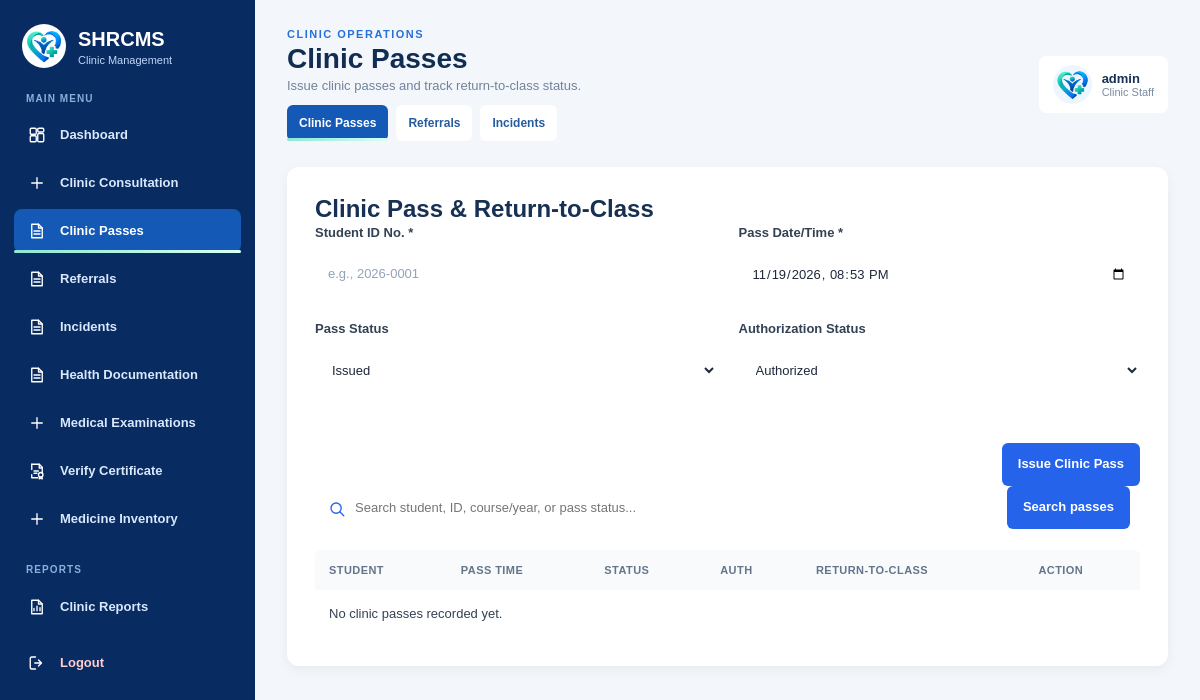
Page /php/Staff_Dashboard/clinic_operations.php (signed in) on the earlier database version.
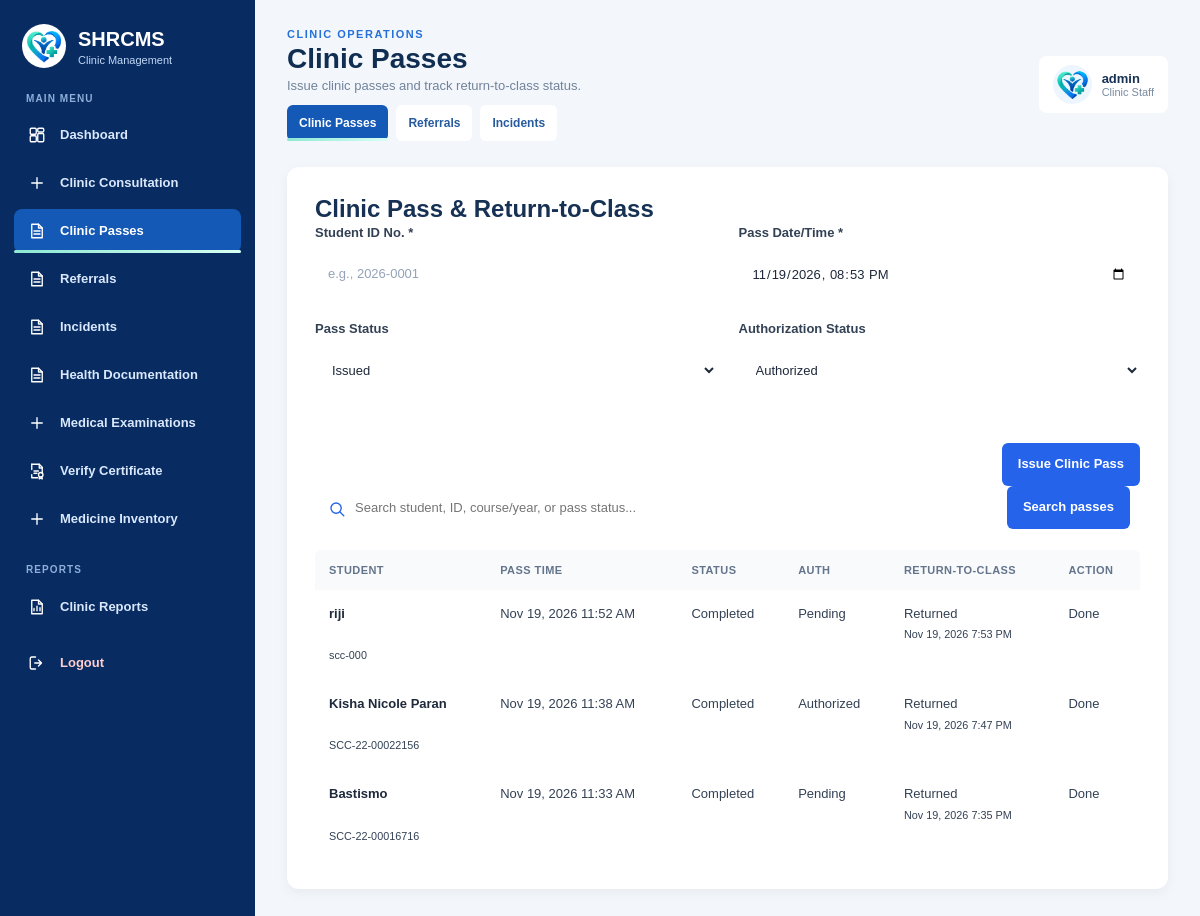
Same page on the later database version.
### tables this page shows
CREATE TABLE `clinic_passes` (
  `id` int NOT NULL,
  `student_id_no` varchar(50) NOT NULL,
  `pass_date` datetime NOT NULL,
  `pass_status` varchar(50) NOT NULL DEFAULT 'Issued',
  `authorization_status` varchar(50) NOT NULL DEFAULT 'Authorized',
  `return_status` varchar(50) NOT NULL DEFAULT 'Pending',
  `returned_at` datetime DEFAULT NULL,
  `teacher_confirmed_return_at` datetime DEFAULT NULL,
  `return_confirmed_by_teacher_id` int DEFAULT NULL,
  `issued_by_staff_id` int DEFAULT NULL,
  `created_at` timestamp NOT NULL DEFAULT CURRENT_TIMESTAMP
);

CREATE TABLE `students` (
  `id` int NOT NULL,
  `student_id_no` varchar(50) NOT NULL,
  `fullname` varchar(100) NOT NULL,
  `age` int DEFAULT NULL,
  `gender` varchar(20) DEFAULT NULL,
  `course_year` varchar(50) DEFAULT NULL,
  `contact` varchar(20) DEFAULT NULL,
  `allergies` text,
  `known_conditions` text,
  `created_at` timestamp NOT NULL DEFAULT CURRENT_TIMESTAMP,
  `user_id` int DEFAULT NULL,
  `email` varchar(100) DEFAULT NULL,
  `id_document` varchar(255) DEFAULT NULL,
  `password` varchar(255) DEFAULT NULL,
  `medical_history` text,
  `current_medications` text,
  `immunization_information` text,
  `emergency_contact_name` varchar(100) DEFAULT NULL,
  `emergency_contact_relationship` varchar(50) DEFAULT NULL,
  `emergency_contact_number` varchar(20) DEFAULT NULL
);

### php/Staff_Dashboard/clinic_operations.php (the view, shortened to what this page needs)
<?php
require_once __DIR__ . '/../db.php';
$conn->set_charset('utf8mb4');
function e($value): string
{
    return htmlspecialchars((string)($value ?? ''), ENT_QUOTES, 'UTF-8');
}
$csrf = $_SESSION['ops_csrf'];
$staffName = $_SESSION['admin_username'] ?? 'Clinic Staff';
$message = trim((string)($_GET['message'] ?? ''));
$view = (string)($_GET['view'] ?? 'passes');
$search = is_string($_GET['search'] ?? null) ? trim($_GET['search']) : '';
$search = mb_substr($search, 0, 100);
$searchPattern = '%' . $search . '%';
$passes = [];
try {
    $passStmt = $conn->prepare(
        "SELECT p.*, s.fullname, s.course_year
         FROM clinic_passes p
         LEFT JOIN students s ON s.student_id_no = p.student_id_no
         WHERE (? = '' OR p.student_id_no LIKE ? OR s.fullname LIKE ?
                OR s.course_year LIKE ? OR p.pass_status LIKE ?
                OR p.authorization_status LIKE ? OR p.return_status LIKE ?)
         ORDER BY p.pass_date DESC, p.id DESC LIMIT 30"
    );
    $passStmt->bind_param(
        'sssssss',
        $search,
        $searchPattern,
        $searchPattern,
        $searchPattern,
        $searchPattern,
        $searchPattern,
        $searchPattern
    );
    $passStmt->execute();
    $passes = $passStmt->get_result()->fetch_all(MYSQLI_ASSOC);
} catch (Throwable $ex) {
    error_log('Clinic operations fetch error: ' . $ex->getMessage());
    $message = $message ?: 'Some operational tables are not yet initialized in the database.';
    $messageType = 'error';
}
?>
<!DOCTYPE html>
<html lang="en">
<head>
    <link rel="stylesheet" href="../../css/Shared/style.css?v=20261114-icons">
    <link rel="stylesheet" href="../../css/Staff/staff-dashboard.css?v=20261115-staff-admin-alignment">
    <link rel="stylesheet" href="../../css/Staff/consultation.css?v=20261114-icons">
</head>
<body class="staff-dashboard-body">
    <aside class="staff-sidebar">
        <a href="staff_dashboard.php" class="staff-brand">
            <img src="../../image/logo2.png" alt="SHRCMS Logo">
            <div><h2>SHRCMS</h2><p>Clinic Management</p></div>
        </a>
        <p class="sidebar-label">MAIN MENU</p>
        <nav class="staff-nav">
            <a href="staff_dashboard.php"><span><img class="ui-icon" src="../../image/icon-dashboard.svg" alt="" aria-hidden="true"></span> Dashboard</a>
            <a href="clinic_consultation.php"><span><img class="ui-icon" src="../../image/icon-medical.svg" alt="" aria-hidden="true"></span> Clinic Consultation</a>
            <a href="clinic_operations.php?view=passes" class="<?= $view === 'passes' ? 'active' : '' ?>"><span><img class="ui-icon" src="../../image/icon-document.svg" alt="" aria-hidden="true"></span> Clinic Passes</a>
            <a href="clinic_operations.php?view=referrals" class="<?= $view === 'referrals' ? 'active' : '' ?>"><span><img class="ui-icon" src="../../image/icon-document.svg" alt="" aria-hidden="true"></span> Referrals</a>
            <a href="clinic_operations.php?view=incidents" class="<?= $view === 'incidents' ? 'active' : '' ?>"><span><img class="ui-icon" src="../../image/icon-document.svg" alt="" aria-hidden="true"></span> Incidents</a>
            <a href="health_documentation.php"><span><img class="ui-icon" src="../../image/icon-document.svg" alt="" aria-hidden="true"></span> Health Documentation</a>
            <a href="medical_examinations.php"><span><img class="ui-icon" src="../../image/icon-medical.svg" alt="" aria-hidden="true"></span> Medical Examinations</a>
            <a href="scan_medical_certificate.php"><span><img class="ui-icon" src="../../image/icon-certificate.svg" alt="" aria-hidden="true"></span> Verify Certificate</a>
            <a href="medicine_inventory.php"><span><img class="ui-icon" src="../../image/icon-medical.svg" alt="" aria-hidden="true"></span> Medicine Inventory</a>
            <p class="sidebar-label">REPORTS</p>
            <a href="clinic_reports.php"><span><img class="ui-icon" src="../../image/icon-reports.svg" alt="" aria-hidden="true"></span> Clinic Reports</a>
            <a href="../logout.php" class="logout-link"><span><img class="ui-icon" src="../../image/icon-logout.svg" alt="" aria-hidden="true"></span> Logout</a>
        </nav>
    </aside>
    <main class="staff-main">
        <header class="staff-header">
            <div>
                <p class="page-eyebrow">CLINIC OPERATIONS</p>
                <h1><?= $view === 'passes' ? 'Clinic Passes' : ($view === 'referrals' ? 'Clinic Referrals' : 'Incident &amp; First-Aid') ?></h1>
                <p class="header-subtitle"><?= $view === 'passes' ? 'Issue clinic passes and track return-to-class status.' : ($view === 'referrals' ? 'Manage external referrals and follow-up actions.' : 'Document campus incidents and first-aid care.') ?></p>
                <nav class="clinic-operation-header-actions" aria-label="Clinic operation sections">
                    <a href="clinic_operations.php?view=passes" class="<?= $view === 'passes' ? 'active' : '' ?>">Clinic Passes</a>
                    <a href="clinic_operations.php?view=referrals" class="<?= $view === 'referrals' ? 'active' : '' ?>">Referrals</a>
                    <a href="clinic_operations.php?view=incidents" class="<?= $view === 'incidents' ? 'active' : '' ?>">Incidents</a>
                </nav>
            </div>
            <div class="staff-user">
                <img src="../../image/logo2.png" alt="Staff profile">
                <div><strong><?= e($staffName) ?></strong><span>Clinic Staff</span></div>
            </div>
        </header>
        <?php if ($view === 'passes'): ?>
        <section class="consultation-panel">
            <h2>Clinic Pass &amp; Return-to-Class</h2>
            <form method="POST" action="clinic_operations.php" class="consultation-form">
                <div class="consultation-form-grid">
                    <div class="consultation-field">
                        <label>Student ID No. *</label>
                        <input type="text" name="student_id_no" required placeholder="e.g., 2026-0001">
                    </div>
                    <div class="consultation-field">
                        <label>Pass Date/Time *</label>
                        <input type="datetime-local" name="pass_date" required value="<?= e(date('Y-m-d\TH:i')) ?>">
                    </div>
                    <div class="consultation-field">
                        <label>Pass Status</label>
                        <select name="pass_status">
                            <option value="Issued">Issued</option>
                        </select>
                    </div>
                    <div class="consultation-field">
                        <label>Authorization Status</label>
                        <select name="authorization_status">
                            <option value="Authorized">Authorized</option>
                        </select>
                    </div>
                </div>
                <div class="consultation-form-footer">
                    <button type="submit" class="consultation-submit">Issue Clinic Pass</button>
                </div>
            </form>
            <form method="GET" action="clinic_operations.php" class="consultation-search-form clinic-operations-search">
                <div class="search-input-wrap">
                    <span><img class="ui-icon" src="../../image/icon-search.svg" alt="" aria-hidden="true"></span>
                    <input type="search" name="search" value="<?= e($search) ?>" placeholder="Search student, ID, course/year, or pass status..." aria-label="Search clinic passes">
                </div>
                <button type="submit" class="consultation-search-button">Search passes</button>
            </form>
            <div class="consultation-table-wrap" style="margin-top:16px;">
                <table class="consultation-table">
                    <thead>
                        <tr><th>Student</th><th>Pass Time</th><th>Status</th><th>Auth</th><th>Return-to-Class</th><th>Action</th></tr>
                    </thead>
                    <tbody>
                        <?php if ($passes): foreach ($passes as $p): ?>
                            <tr>
                                <td><strong><?= e($p['fullname'] ?: $p['student_id_no']) ?></strong><br><small><?= e($p['student_id_no']) ?></small></td>
                                <td><?= e(date('M j, Y g:i A', strtotime($p['pass_date']))) ?></td>
                                <td><?= e($p['pass_status']) ?></td>
                                <td><?= e($p['authorization_status']) ?></td>
                                <td><?= e($p['return_status']) ?><?= !empty($p['returned_at']) ? '<br><small>' . e(date('M j, Y g:i A', strtotime($p['returned_at']))) . '</small>' : '' ?></td>
                                <td>
                                    <?php if ($p['return_status'] === 'Pending'): ?>
                                        <form method="POST" action="clinic_operations.php">
                                            <input type="hidden" name="csrf_token" value="<?= e($csrf) ?>">
                                            <input type="hidden" name="action" value="mark_returned">
                                            <input type="hidden" name="pass_id" value="<?= (int)$p['id'] ?>">
                                            <button type="submit" class="consultation-search-button">Mark Returned</button>
                                        </form>
                                    <?php else: ?>
                                        <span>Done</span>
                                    <?php endif; ?>
                                </td>
                            </tr>
                        <?php endforeach; else: ?>
                            <tr><td colspan="6"><?= $search !== '' ? 'No clinic passes match your search.' : 'No clinic passes recorded yet.' ?></td></tr>
                        <?php endif; ?>
                    </tbody>
                </table>
            </div>
        </section>
        <?php endif; ?>
    </main>
</body>
</html>

### css/Shared/style.css (style rules this page uses)
:root { --emerald-900: #081b2d; --emerald-800: #102f4f; --emerald-700: #1b4b87; --emerald-600: #2d6fe8; --emerald-500: #66b2ff; --emerald-100: #edf7ff; --emerald-50: #f7fbff; --tea-100: #dfeeff; --mint-100: #d9eeff; --white: #ffffff; --soft: #eef7ff; --text: #213f67; --muted: #5c7390; --shadow: 0 28px 70px rgba(7, 18, 32, 0.18); }
* { margin: 0; padding: 0; box-sizing: border-box; }
html { scroll-behavior: smooth; }
body { font-family: Arial, Helvetica, sans-serif; background: radial-gradient(ellipse at top left, rgba(120, 185, 255, 0.24), transparent 24%), radial-gradient(ellipse at bottom right, rgba(64, 140, 255, 0.18), transparent 28%), linear-gradient(180deg, #edf5ff 0%, #dfeeff 22%, #edf5ff 100%); color: var(--emerald-900); }
img { max-width: 100%; display: block; }
.ui-icon { display: inline-block; flex: 0 0 auto; width: 18px; height: 18px; object-fit: contain; vertical-align: middle; }
.admin-sidebar .ui-icon, .staff-sidebar .ui-icon { filter: brightness(0) invert(1); }
a { text-decoration: none; }
nav { display: flex; align-items: center; gap: 34px; }
nav a { position: relative; text-decoration: none; color: rgba(240, 255, 252, 0.82); font-size: 13px; font-weight: 700; padding: 10px 0; transition: color 0.2s ease; }
nav a:hover, nav a.active { color: #8DE8D4; }
nav a.active::after { content: ""; position: absolute; left: 0; bottom: 0; width: 100%; height: 3px; background: linear-gradient(90deg, #8DE8D4, #D8FFF5); border-radius: 10px; }
html body *:not(#shrcms-border-reset), html body *:not(#shrcms-border-reset)::before, html body *:not(#shrcms-border-reset)::after { border: none !important; }

Differences in the rows shown:
added clinic_passes: students.fullname "riji", student_id_no "scc-000", pass_date "Nov 19, 2026 11:52 AM", pass_status "Completed", authorization_status "Pending", return_status "Returned", returned_at "Nov 19, 2026 7:53 PM", shows "Done"
added clinic_passes: students.fullname "Kisha Nicole Paran", student_id_no "SCC-22-00022156", pass_date "Nov 19, 2026 11:38 AM", pass_status "Completed", authorization_status "Authorized", return_status "Returned", returned_at "Nov 19, 2026 7:47 PM", shows "Done"
added clinic_passes: students.fullname "Bastismo", student_id_no "SCC-22-00016716", pass_date "Nov 19, 2026 11:33 AM", pass_status "Completed", authorization_status "Pending", return_status "Returned", returned_at "Nov 19, 2026 7:35 PM", shows "Done"
Other differences:
text no longer shown: "No clinic passes recorded yet."
